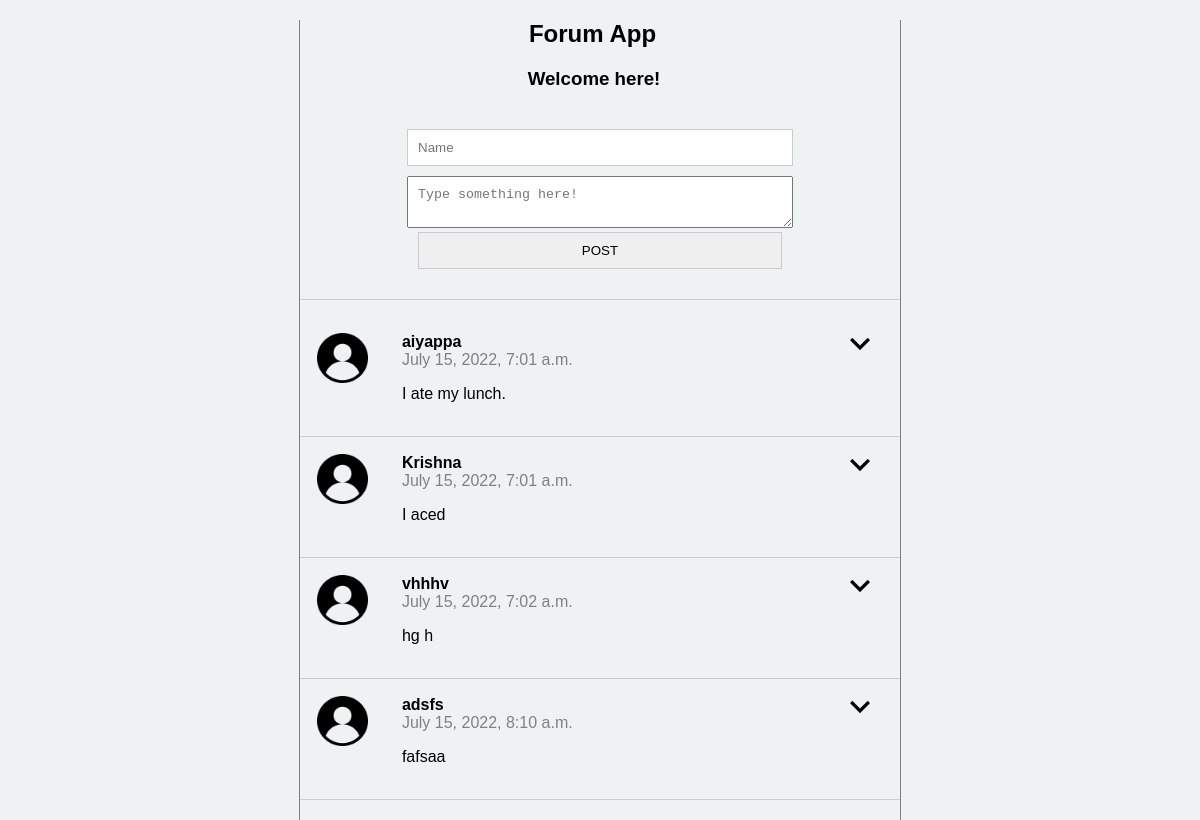
The page / on the database its author committed.
### posts/models.py (models this page shows)
class Post(models.Model):
    class Meta(object):
        db_table='post'
    name = models.CharField(
        'Name',blank=False,null = False,max_length=14,
        db_index=True,default='Anonymous'
    )
    body = models.CharField(
        'body',blank=True,null =True,max_length=140, db_index=True)
    created_at = models.DateTimeField(
        'created DateTime',blank=True, auto_now_add=True)

### posts/views.py (the view, shortened to what this page needs)
# urls.py: path('',views.index, name ='index'),
def index(request):
    posts = Post.objects.all()[:20]
    return render(request,'posts.html',{'posts':posts })

### templates/posts.html (shortened to what this page needs)
{% extends "base.html" %} {%block content%} {% load static %}{% load static %}
<section class="content">
  <H1>Forum App</H1>
  <h3>Welcome here!</h3>
  <section class="post_form">
  <form action="/" method="POST">
    <input type="text" name="name" placeholder="Name" required>
    <textarea name="body" placeholder="Type something here!" required></textarea>
    <input type="submit" value="POST" />
    </form></section>
  <section class="posts">
    <ul>
      {% for post in posts %}
      <li>
        <img class="menu_icon js-menu-icon" src="{% static 'img/expand-button.png' %}" />
        <div class="logo">
          <img src="{% static 'img/user.png' %}" />
        </div>
        <div class="postbody">
            <div class="name">{{post.name}}</div>
            <div class="datetime">{{post.created_at}}</div>
            <div><p>{{post.body}}</p></div>
        </div>
      </li>
      {% endfor %}
    </ul>
  </section>
</section>
{% endblock %}

### templates/base.html (shortened to what this page needs)
<!DOCTYPE html>
<html>
  <head>
    {% load static %}
    <link href="{% static 'css/style.css' %}" rel="stylesheet" />
  </head>
  <body>
    {% block content %}{{content}}{% endblock %}
  </body>
</html>

### static/css/style.css (style rules this page uses)
html,body { height: 100%; }
.content { max-width: 600px; height: 100%; margin:0 auto; border-left: 1px solid grey; border-right:1px solid grey; }
.posts li { position: relative; display: flex; border-bottom: 1px solid #ccc; padding: 17px; }
.posts li .logo { flex-basis: 15%; }
h1 { text-align: center; margin-right: 15px; }
h3 { text-align: center; margin-right: 12px; }
body { background-color: rgba(238, 242, 243, 0.97); font-family: 'Franklin Gothic Medium', 'Arial Narrow', Arial, sans-serif; }
.post_form { padding:20px 40px; border-bottom:1px solid #ccc; text-align: center; }
.post_form input { width: 70%; margin-bottom:10px; padding:10px; border: 0.5px solid #ccc; }
.post_form textarea { width:70%; padding:10px; }
.posts ul { padding: 0; }
.posts li .logo img { width:60%; }
.posts li .name { font-weight: bold; }
.posts li .datetime { color: gray; }
.posts li .menu_icon { width:20px; position: absolute; right:30px; top: 18px; }

### rows shown on the page
Post: name "aiyappa", created_at "July 15, 2022, 7:01 a.m.", body "I ate my lunch."
Post: name "Krishna", created_at "July 15, 2022, 7:01 a.m.", body "I aced"
Post: name "vhhhv", created_at "July 15, 2022, 7:02 a.m.", body "hg h"
Post: name "adsfs", created_at "July 15, 2022, 8:10 a.m.", body "fafsaa"
